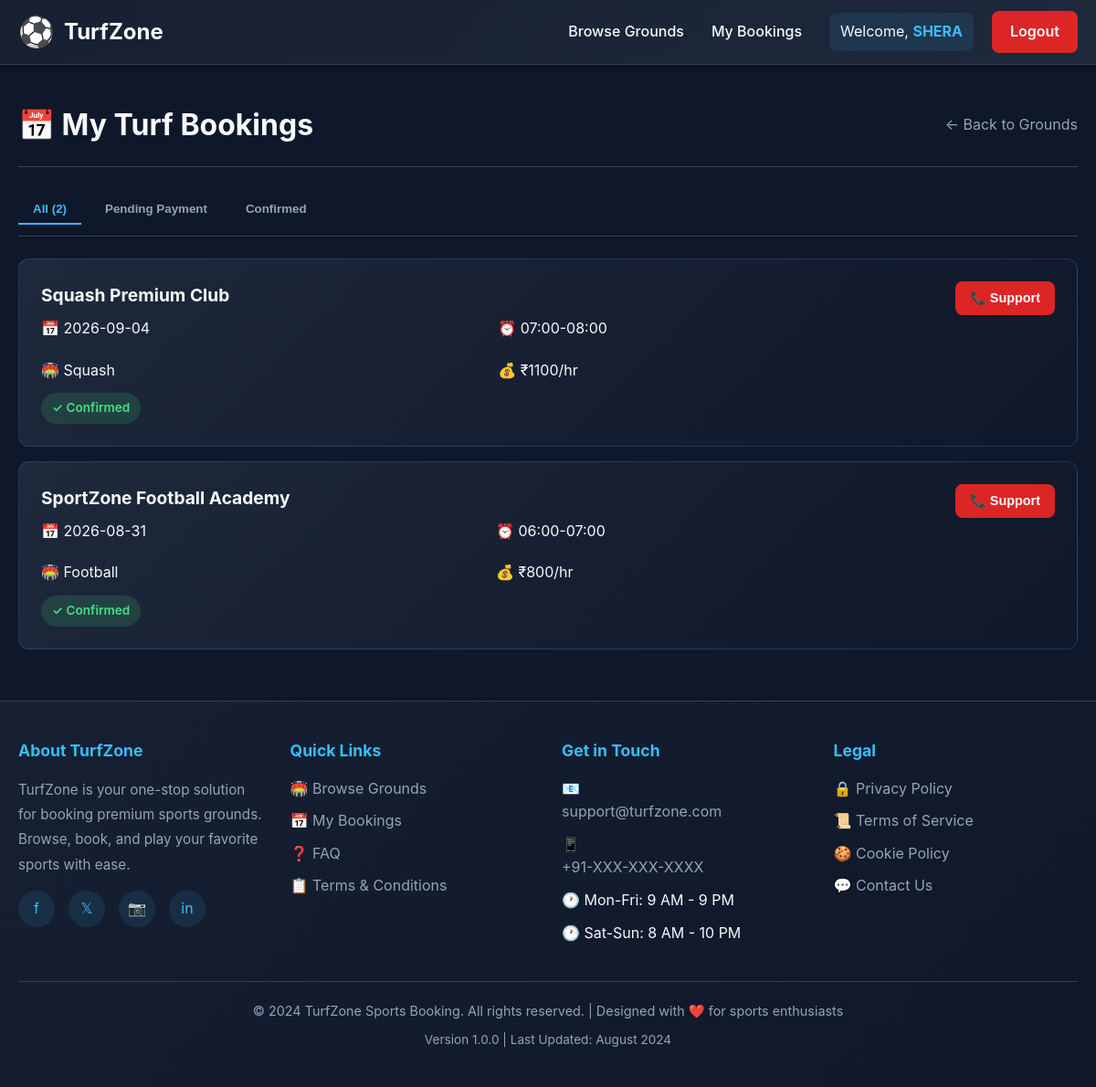
The app's page /my-bookings (signed in) with its own data.
### app.py (models this page shows, shortened)
class User(UserMixin, db.Model):
    id = db.Column(db.Integer, primary_key=True)
    username = db.Column(db.String(80), unique=True, nullable=False)
    email = db.Column(db.String(120), unique=True, nullable=False)
    password_hash = db.Column(db.String(200), nullable=False)
    bookings = db.relationship('Booking', backref='user', lazy=True)

class Booking(db.Model):
    id = db.Column(db.Integer, primary_key=True)
    user_id = db.Column(db.Integer, db.ForeignKey('user.id'), nullable=False)
    ground_id = db.Column(db.Integer, db.ForeignKey('ground.id'), nullable=False)
    booking_date = db.Column(db.String(20), nullable=False)
    time_slot = db.Column(db.String(20), nullable=False)
    payment_status = db.Column(db.String(20), default='Pending')  # Pending, Completed, Failed
    payment_id = db.Column(db.String(100), nullable=True)  # Razorpay Payment ID
    total_amount = db.Column(db.Integer, default=0)  # in paise
    created_at = db.Column(db.DateTime, default=datetime.utcnow)
    updated_at = db.Column(db.DateTime, default=datetime.utcnow, onupdate=datetime.utcnow)
    __table_args__ = (
        db.UniqueConstraint('ground_id', 'booking_date', 'time_slot', name='unique_ground_booking_slot'),
    )
    ground = db.relationship('Ground', backref='bookings')

class Ground(db.Model):
    id = db.Column(db.Integer, primary_key=True)
    name = db.Column(db.String(100), nullable=False)
    sport_type = db.Column(db.String(50), nullable=False)
    location = db.Column(db.String(100), nullable=False)
    price_per_hour = db.Column(db.Integer, default=500)
    status = db.Column(db.String(20), default='Available')
    contact_phone = db.Column(db.String(20), nullable=True)
    amenities = db.Column(db.String(255), nullable=True)  # Comma-separated: lights, parking, changing_room
    rating = db.Column(db.Float, default=4.5)
    external_api_id = db.Column(db.String(100), nullable=True)  # For tracking real ground APIs

### app.py (the view)
@app.route('/my-bookings')
@login_required
def my_bookings():
    bookings = Booking.query.filter_by(user_id=current_user.id).order_by(Booking.updated_at.desc()).all()
    return render_template('my_bookings.html', bookings=bookings)

### app.py (called while the page is built)
@login_manager.user_loader
def load_user(user_id):
    return User.query.get(int(user_id))

### templates/my_bookings.html (shortened to what this page needs)
{% extends "base.html" %}
{% block content %}
<div class="bookings-header">
    <h2>📅 My Turf Bookings</h2>
    <a href="{{ url_for('ground_list') }}" class="back-link">← Back to Grounds</a>
</div>
{% if bookings %}
<div class="filter-tabs">
    <button class="filter-tab active" onclick="filterBookings('all')">All ({{ bookings|length }})</button>
    <button class="filter-tab" onclick="filterBookings('pending')">Pending Payment</button>
    <button class="filter-tab" onclick="filterBookings('completed')">Confirmed</button>
</div>
{% endif %}
{% if not bookings %}
    <div class="empty-state">
        <h3>No Bookings Yet</h3>
        <p>You don't have any bookings. Start by browsing available sports grounds!</p>
        <a href="{{ url_for('ground_list') }}" class="btn">Browse Grounds</a>
    </div>
{% else %}
    <div id="bookings-container">
        {% for b in bookings %}
            <div class="booking-item" data-status="{{ b.payment_status.lower() }}">
                <div class="booking-details">
                    <h3>{{ b.ground.name }}</h3>
                    <div class="booking-info-grid">
                        <span>📅 {{ b.booking_date }}</span>
                        <span>⏰ {{ b.time_slot }}</span>
                        <span>🏟️ {{ b.ground.sport_type }}</span>
                        <span>💰 ₹{{ (b.total_amount / 100)|int }}/hr</span>
                    </div>
                    <div style="margin-top: 12px;">
                        {% if b.payment_status == 'Pending' %}
                            <span class="payment-status status-pending">⏳ Pending Payment</span>
                        {% elif b.payment_status == 'Completed' %}
                            <span class="payment-status status-completed">✓ Confirmed</span>
                        {% else %}
                            <span class="payment-status status-failed">✗ Payment Failed</span>
                        {% endif %}
                    </div>
                </div>
                <div class="booking-actions">
                    {% if b.payment_status == 'Pending' %}
                        <a href="{{ url_for('initiate_payment', booking_id=b.id) }}" class="btn-action btn-pay">
                            💳 Pay Now
                        </a>
                        <form method="POST" action="{{ url_for('cancel_booking', booking_id=b.id) }}" style="margin: 0;">
                            <button type="submit" class="btn-action btn-cancel" onclick="return confirm('Are you sure?');">
                                🗑️ Cancel
                            </button>
                        </form>
                    {% elif b.payment_status == 'Completed' %}
                        <button class="btn-action btn-cancel" onclick="alert('Contact support to cancel')">
                            📞 Support
                        </button>
                    {% else %}
                        <a href="{{ url_for('initiate_payment', booking_id=b.id) }}" class="btn-action btn-pay">
                            🔄 Retry Payment
                        </a>
                    {% endif %}
                </div>
            </div>
        {% endfor %}
    </div>
{% endif %}
{% endblock %}

### templates/base.html (shortened to what this page needs)
<!DOCTYPE html>
<html lang="en">
<head>
</head>
<body>
    <header>
        <div class="header-container">
            <a href="{{ url_for('ground_list') }}" class="logo">
                <span class="logo-icon">⚽</span>
                <span>TurfZone</span>
            </a>
            <nav>
                <ul class="nav-links" id="navLinks">
                    <li><a href="{{ url_for('ground_list') }}">Browse Grounds</a></li>
                    {% if current_user.is_authenticated %}
                        <li><a href="{{ url_for('my_bookings') }}">My Bookings</a></li>
                    {% endif %}
                </ul>
                <div class="user-section">
                    {% if current_user.is_authenticated %}
                        <div class="user-info">
                            <span>Welcome, <strong>{{ current_user.username }}</strong></span>
                        </div>
                        <a href="{{ url_for('logout') }}" class="btn-nav btn-logout">Logout</a>
                    {% else %}
                        <a href="{{ url_for('login') }}" class="btn-nav">Login</a>
                        <a href="{{ url_for('register') }}" class="btn-nav">Register</a>
                    {% endif %}
                </div>
            </nav>
        </div>
    </header>
    <main>
        {% block content %}{% endblock %}
    </main>
    <footer>
        <div class="footer-container">
            <div class="footer-content">
                <div class="footer-section">
                    <h4>About TurfZone</h4>
                    <p>TurfZone is your one-stop solution for booking premium sports grounds. Browse, book, and play your favorite sports with ease.</p>
                    <div class="social-links">
                        <a href="#" title="Facebook" aria-label="Facebook">f</a>
                        <a href="#" title="Twitter" aria-label="Twitter">𝕏</a>
                        <a href="#" title="Instagram" aria-label="Instagram">📷</a>
                        <a href="#" title="LinkedIn" aria-label="LinkedIn">in</a>
                    </div>
                </div>
                <div class="footer-section">
                    <h4>Quick Links</h4>
                    <ul class="footer-links">
                        <li><a href="{{ url_for('ground_list') }}">🏟️ Browse Grounds</a></li>
                        {% if current_user.is_authenticated %}
                            <li><a href="{{ url_for('my_bookings') }}">📅 My Bookings</a></li>
                        {% endif %}
                        <li><a href="#faq">❓ FAQ</a></li>
                        <li><a href="#terms">📋 Terms & Conditions</a></li>
                    </ul>
                </div>
                <div class="footer-section">
                    <h4>Get in Touch</h4>
                    <ul class="footer-links">
                        <li>📧 <a href="mailto:support@turfzone.com">support@turfzone.com</a></li>
                        <li>📱 <a href="tel:+91-XXXXXXXXXX">+91-XXX-XXX-XXXX</a></li>
                        <li>🕐 Mon-Fri: 9 AM - 9 PM</li>
                        <li>🕐 Sat-Sun: 8 AM - 10 PM</li>
                    </ul>
                </div>
                <div class="footer-section">
                    <h4>Legal</h4>
                    <ul class="footer-links">
                        <li><a href="#privacy">🔒 Privacy Policy</a></li>
                        <li><a href="#terms">📜 Terms of Service</a></li>
                        <li><a href="#cookies">🍪 Cookie Policy</a></li>
                        <li><a href="#contact">💬 Contact Us</a></li>
                    </ul>
                </div>
            </div>
            <div class="footer-bottom">
                <p>&copy; 2024 TurfZone Sports Booking. All rights reserved. | Designed with ❤️ for sports enthusiasts</p>
                <p style="margin-top: 10px; font-size: 0.85rem;">Version 1.0.0 | Last Updated: August 2024</p>
            </div>
        </div>
    </footer>
</body>
</html>

### templates/base.html (style rules this page uses)
* { margin: 0; padding: 0; box-sizing: border-box; }
:root { --bg: #0f172a; --bg-secondary: #1e293b; --accent: #38bdf8; --accent-hover: #0ea5e9; --text: #f8fafc; --text-muted: #94a3b8; --border: #334155; --success: #4ade80; --danger: #fca5a5; --warning: #fbbf24; }
html { scroll-behavior: smooth; }
body { font-family: -apple-system, BlinkMacSystemFont, 'Segoe UI', 'Roboto', 'Oxygen', 'Ubuntu', 'Cantarell', sans-serif; background: var(--bg); color: var(--text); line-height: 1.6; min-height: 100vh; display: flex; flex-direction: column; }
header { background: linear-gradient(135deg, #162032 0%, #1e293b 100%); border-bottom: 1px solid var(--border); position: sticky; top: 0; z-index: 1000; box-shadow: 0 2px 8px rgba(0, 0, 0, 0.3); }
.header-container { max-width: 1200px; margin: 0 auto; padding: 0 20px; display: flex; justify-content: space-between; align-items: center; height: 70px; }
.logo { display: flex; align-items: center; gap: 10px; font-size: 1.5rem; font-weight: 700; color: var(--text); text-decoration: none; transition: color 0.3s ease; }
.logo-icon { font-size: 2rem; }
nav { display: flex; align-items: center; gap: 30px; }
.nav-links { display: flex; gap: 30px; align-items: center; list-style: none; }
.nav-links a { color: var(--text); text-decoration: none; font-weight: 500; transition: color 0.3s ease; position: relative; }
.nav-links a::after { content: ''; position: absolute; bottom: -5px; left: 0; width: 0; height: 2px; background: var(--accent); transition: width 0.3s ease; }
.user-section { display: flex; align-items: center; gap: 20px; }
.user-info { display: flex; align-items: center; gap: 10px; padding: 8px 12px; background: rgba(56, 189, 248, 0.1); border-radius: 8px; color: var(--text); }
.user-info strong { color: var(--accent); }
.btn-nav { background: var(--accent); color: var(--bg); padding: 10px 20px; border-radius: 8px; font-weight: 600; transition: all 0.3s ease; border: none; cursor: pointer; text-decoration: none; display: inline-block; }
.btn-logout { background: #dc2626; color: var(--text); }
main { flex: 1; width: 100%; max-width: 1200px; margin: 0 auto; padding: 40px 20px; width: 100%; }
footer { background: linear-gradient(135deg, #162032 0%, #0f172a 100%); border-top: 1px solid var(--border); margin-top: auto; }
.footer-container { max-width: 1200px; margin: 0 auto; padding: 40px 20px; }
.footer-content { display: grid; grid-template-columns: repeat(auto-fit, minmax(250px, 1fr)); gap: 30px; margin-bottom: 30px; }
.footer-section h4 { color: var(--accent); margin-bottom: 15px; font-size: 1.1rem; }
.footer-section p { color: var(--text-muted); font-size: 0.95rem; line-height: 1.8; }
.footer-links { list-style: none; }
.footer-links li { margin-bottom: 10px; }
.footer-links a { color: var(--text-muted); text-decoration: none; transition: color 0.3s ease; display: flex; gap: 8px; align-items: center; }
.footer-bottom { border-top: 1px solid var(--border); padding-top: 20px; text-align: center; color: var(--text-muted); font-size: 0.9rem; }
.social-links { display: flex; gap: 15px; margin-top: 15px; }
.social-links a { display: inline-flex; align-items: center; justify-content: center; width: 40px; height: 40px; background: rgba(56, 189, 248, 0.1); border-radius: 50%; color: var(--accent); text-decoration: none; transition: all 0.3s ease; }

### records on screen
User: username "SHERA"
Booking: ground.name "Squash Premium Club", booking_date "2026-09-04", time_slot "07:00-08:00", ground.sport_type "Squash", (b.total_amount/100)|int "1100", payment_status "✓ Confirmed"
Booking: ground.name "SportZone Football Academy", booking_date "2026-08-31", time_slot "06:00-07:00", ground.sport_type "Football", (b.total_amount/100)|int "800", payment_status "✓ Confirmed"

### other values on screen
{{ bookings|length }} "2"
